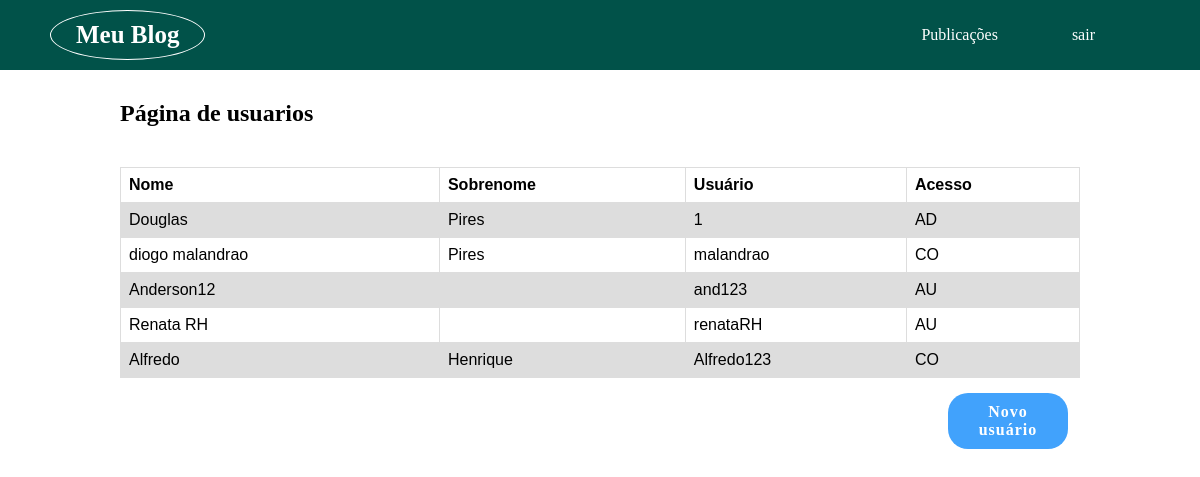
Before: /usuarios (signed in) with the older database file.
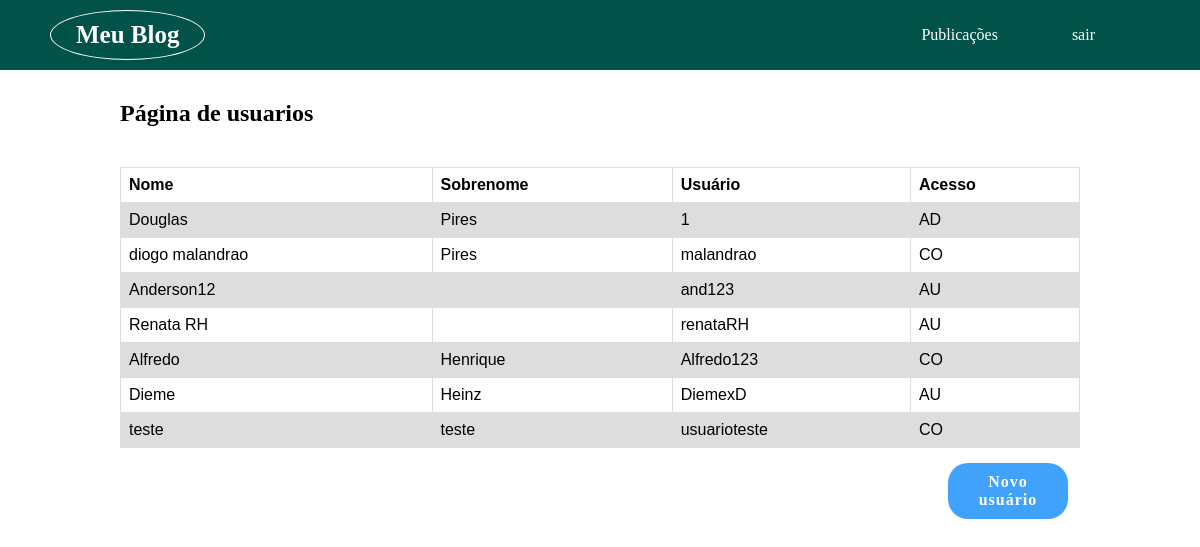
After: the same page with the newer database file.
### accounts/models.py (models this page shows, shortened)
class Usuario(models.Model):
    choices = [('AD', 'Administrador'), ('AU', 'Autor'),('CO', 'Comum')]
    nome_autor = models.CharField(max_length=100)
    sobrenome = models.CharField(max_length=100, blank=True)
    usuario = models.CharField(max_length=100)
    data_nascimento = models.DateField(blank=True, null=True)
    date_create = models.DateTimeField(default=timezone.now)
    senha = models.CharField(max_length=100)
    tipo = models.CharField(max_length=30, choices=choices, default='CO')

### accounts/views.py (the view)
# urls.py: path('usuarios', views.usuarios, name='usuarios'),
def usuarios(request):
    user = Usuario.objects.all()
    usuario_id = request.session['usuario_id']
    usuario_name = request.session['usuario_name']
    usuario_tipo = request.session['usuario_tipo']
    return render(request, 'accounts/usuarios.html',{
        'user':user,
        'usuario_id':usuario_id,
        'usuario_name':usuario_name,
        'usuario_tipo':usuario_tipo,
    })

### accounts/templates/accounts/usuarios.html (shortened to what this page needs)
{% extends 'base.html' %}
{% block conteudo %}
    <div class="container_users">
        <div class="content_user">
        <h2>Página de usuarios</h2>
            <table>
                <tr>
                    <th>Nome</th>
                    <th>Sobrenome</th>
                    <th>Usuário</th>
                    <th>Acesso</th>
                </tr>
        {% for usuario in user %}
                <tr>
                    <td>{{ usuario.nome_autor }}</td>
                    <td>{{ usuario.sobrenome }}</td>
                    <td>{{ usuario.usuario }}</td>
                    <td>{{ usuario.tipo }}</td>
                </tr>
                {% endfor %}
            </table>
            <a class="button_confirm" href="{% url 'cadastro' %}">Novo usuário</a>
        </div>
    </div>
{% endblock %}

Changed rows visible on the page:
added Usuario: nome_autor "Dieme", sobrenome "Heinz", usuario "DiemexD", tipo "AU"
added Usuario: nome_autor "teste", sobrenome "teste", usuario "usuarioteste", tipo "CO"
